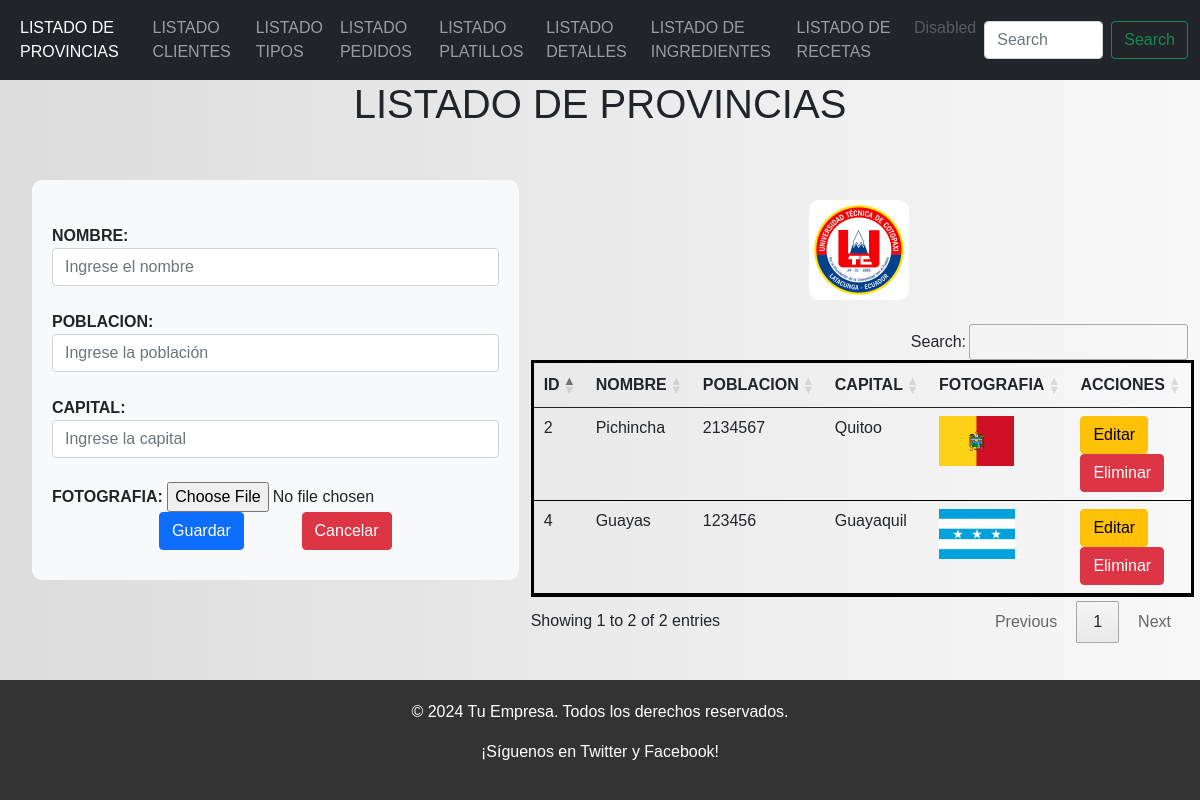
The page / on the database its author committed.
### Aplicaciones/Facturacion/models.py (models this page shows, shortened)
class Provincia(models.Model):
    id_bg = models.AutoField(primary_key=True)
    nombre_bg = models.CharField(max_length=100)
    poblacion_bg = models.IntegerField()
    capital_bg = models.CharField(max_length=50)
    fotografia=models.FileField(upload_to='provincia', null=True,blank=True)

### Aplicaciones/Facturacion/views.py (the view)
# urls.py: path('',views.listadoProvincias),
def listadoProvincias(request):
    provinciaBdd = Provincia.objects.all()
    return render(request, 'listadoProvincias.html', {'provincias': provinciaBdd})

### Aplicaciones/Facturacion/templates/listadoProvincias.html (shortened to what this page needs)
{% extends "./plantilla.html"%}
  {% load static %}
  {%block contenido%}
    <h1>LISTADO DE PROVINCIAS</h1>
    <br>
    <ul>
        <div class="row">
          <div class="col-md-5" style="overflow-y: auto; max-height: 400px;">
                <form action="guardarProvincia/" method="post" enctype="multipart/form-data" id="frm_nuevo_provincia">
                    <br>
                    <b>NOMBRE:</b>
                    <input type="text" name="nombre_bg" value="" id="nombre_bg" placeholder="Ingrese el nombre" class="form-control" required>
                    <br>
                    <b>POBLACION:</b>
                    <input type="number" name="poblacion_bg" value="" id="poblacion_bg" placeholder="Ingrese la población" class="form-control" required>
                    <br>
                    <b>CAPITAL:</b>
                    <input type="text" name="capital_bg" value="" id="capital_bg" placeholder="Ingrese la capital" class="form-control" required>
                    <br>
                    <b>FOTOGRAFIA:</b>
                    <input type="file" name="fotografia" accept="image/*" id="fotografia" required>
                    <br>
                    <center>
                        <button type="submit" name="button" class="btn btn-primary">Guardar</button>
                        <button type="submit" name="button" class="btn btn-danger">Cancelar</button>
                    </center>
                </form>
            </div>
            <div class="col-md-7">
        <div class="d-flex justify-content-center align-items-center">
          <img class="imagen img-fluid" src="{% static 'img/uni.png' %}" alt="" style="max-width: 800px; height: auto;">
        </div>
        <br>
                <table class="table" id="tbl_provincias">
                    <thead>
                        <tr>
                            <th>ID</th>
                            <th>NOMBRE</th>
                            <th>POBLACION</th>
                            <th>CAPITAL</th>
                            <th>FOTOGRAFIA</th>
                            <th>ACCIONES</th>
                        </tr>
                    </thead>
                    <tbody>
                        {% for provincia in provincias %}
                            <tr>
                                <td>{{ provincia.id_bg }}</td>
                                <td>{{ provincia.nombre_bg }}</td>
                                <td>{{ provincia.poblacion_bg }}</td>
                                <td>{{ provincia.capital_bg }}</td>
                                <td>{% if provincia.fotografia %}
                                    <a href="{{provincia.fotografia.url}}" target="_blank">
                                        <img src="{{provincia.fotografia.url}}" alt="" height="50px"></a>
                                    {% else %}
                                    <b>N/A</b>
                                    {% endif %}
                                </td>
                                <td>
                                    <a href="/editarProvincia/{{provincia.id_bg}}" class="btn btn-warning">Editar</a>
                                    <a href="javascript:void(0)"
                                    onclick="eliminarProvincia('/eliminarProvincia/{{provincia.id_bg}}');"class="btn btn-danger">Eliminar</a>
                                </td>
                            </tr>
                        {% endfor %}
                    </tbody>
                </table>
            <br>
    </ul>
  {%endblock%}

### restaurantebg/static/css/principal.css (style rules this page uses)
table { border: 3px solid black !important; }
body { margin: 0; padding: 0; font-family: Arial, sans-serif; background: linear-gradient(to right, #dcdcdc, #f8f8f8); }
h1 { text-align: center; }
.row { margin: 20px 0; }
.col-md-5 { background-color: #f8f9fa; padding: 20px; border-radius: 10px; }
.imagen { width: 100px; border-radius: 10px; margin-top: 20px; }

### rows shown on the page
Provincia: id_bg "2", nombre_bg "Pichincha", poblacion_bg "2134567", capital_bg "Quitoo", fotografia (picture)
Provincia: id_bg "4", nombre_bg "Guayas", poblacion_bg "123456", capital_bg "Guayaquil", fotografia (picture)
